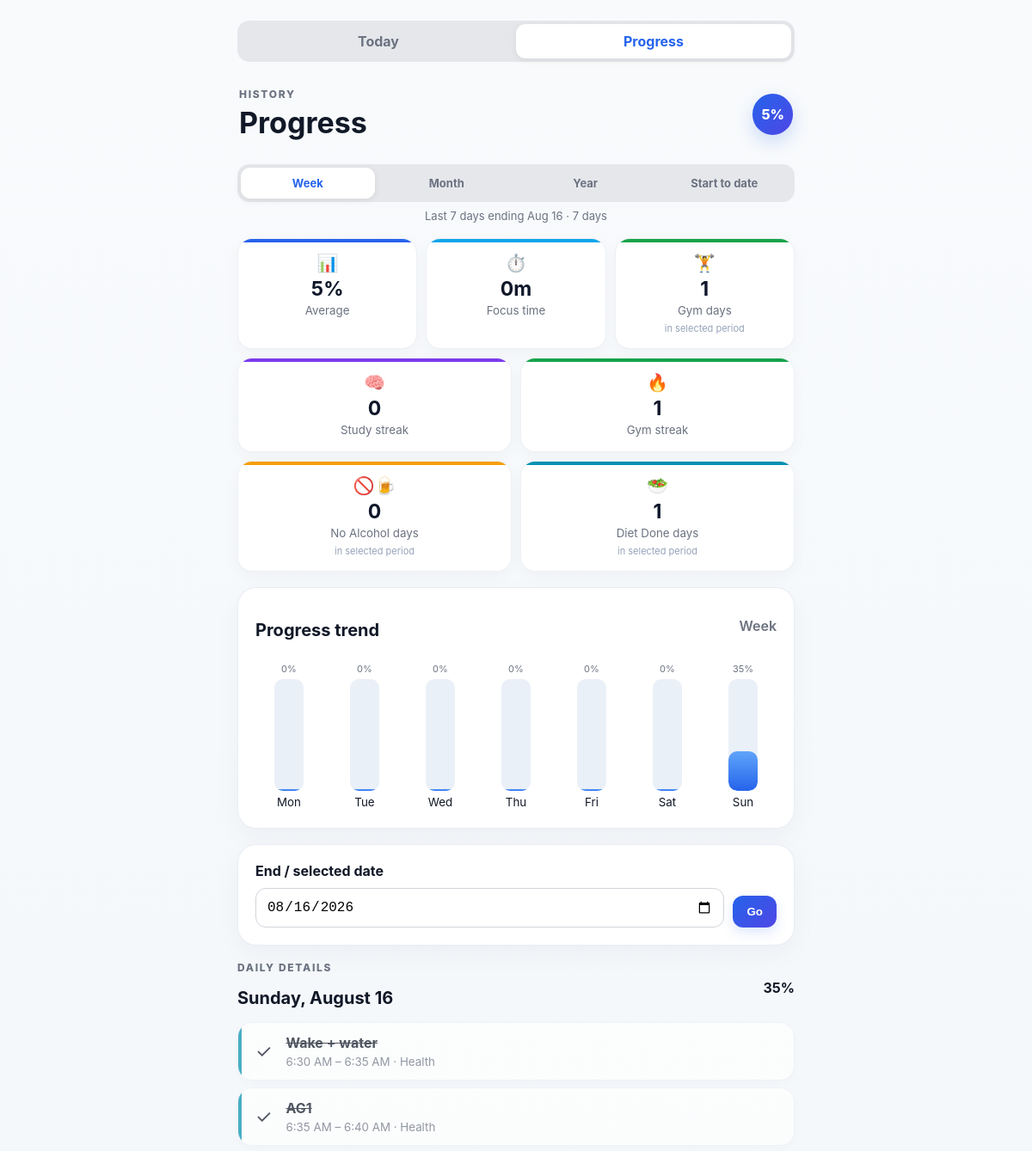
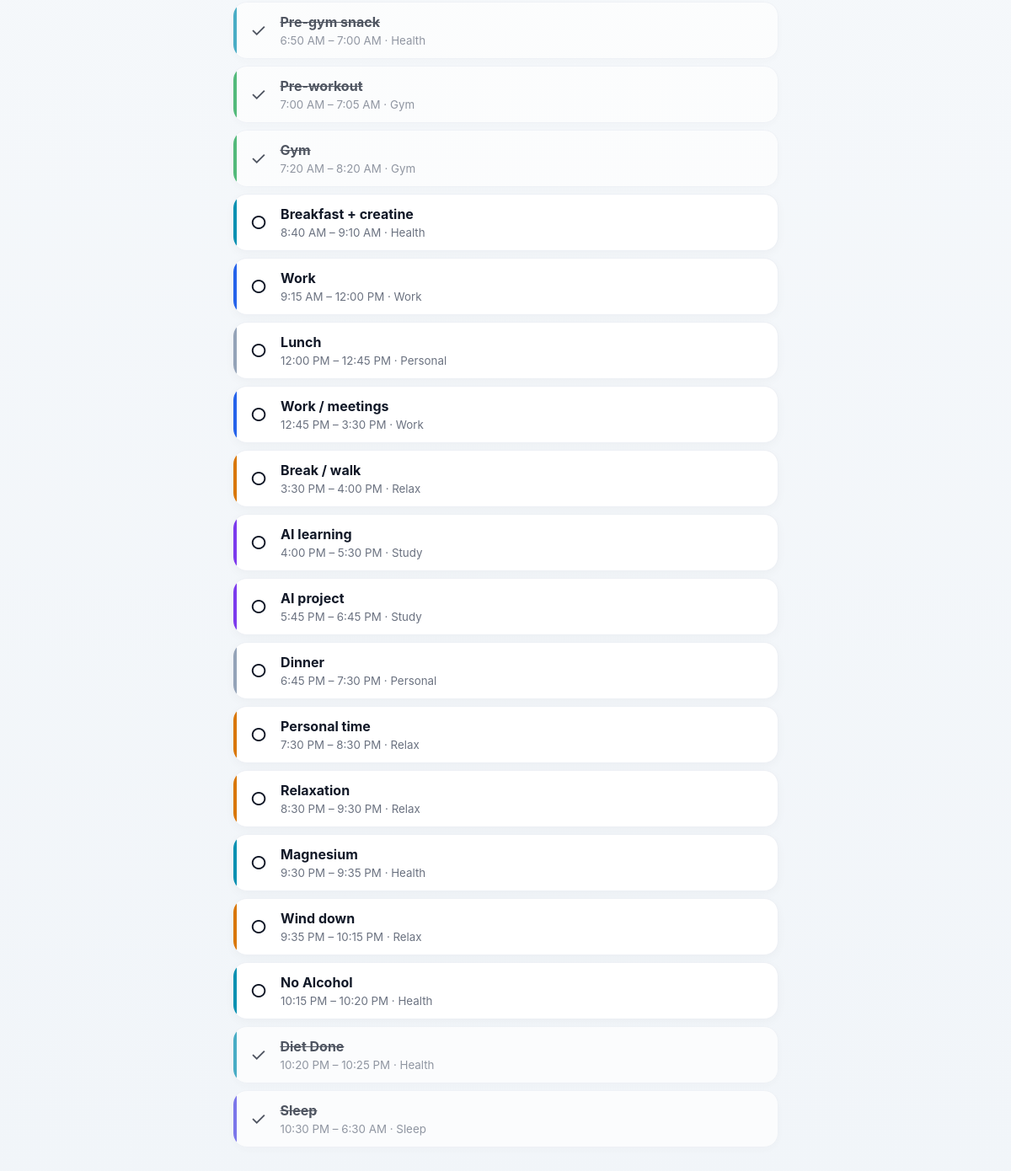
The app's page /history with its own data (2 pictures, top to bottom).
### app/models.py (models this page shows)
class Activity(Base):
    __tablename__='activities'; id=Column(Integer,primary_key=True); title=Column(String,nullable=False); start_time=Column(String,nullable=False); end_time=Column(String); category=Column(String,default='Personal'); recurring=Column(Boolean,default=True); reminder_enabled=Column(Boolean,default=False); reminder_offset=Column(Integer,default=0)

### app/main.py (the view)
@app.get('/history',response_class=HTMLResponse)
def history(request:Request,day:str|None=None,period:str='week',range_filter:str|None=Query(default=None, alias='range'),db:Session=Depends(get_db)):
 period = range_filter or period
 d=selected_date(day)
 today=date.today()
 if period=='month':
  start=d.replace(day=1); label=d.strftime('%B %Y')
 elif period=='year':
  start=date(d.year,1,1); label=str(d.year)
 elif period=='all':
  first_log=db.query(ActivityLog.log_date).order_by(ActivityLog.log_date.asc()).first()
  first_focus=db.query(FocusSession.session_date).order_by(FocusSession.session_date.asc()).first()
  candidates=[x[0] for x in (first_log,first_focus) if x and x[0]]
  start=min(candidates) if candidates else d
  label=f'{start.strftime("%b %d, %Y")} – {d.strftime("%b %d, %Y")}'
 else:
  period='week'; start=d-timedelta(days=6); label=f'Last 7 days ending {d.strftime("%b %d")}'
 if start>d:start=d
 acts,p=day_data(db,d)
 total_days=(d-start).days+1
 raw=[]
 for i in range(total_days):
  x=start+timedelta(days=i); _,pp=day_data(db,x); f=sum(s.minutes for s in db.query(FocusSession).filter(FocusSession.session_date==x).all()); raw.append({'date':x,'progress':pp,'focus':f})
 focus=sum(x['focus'] for x in raw)
 gymids=[a.id for a in db.query(Activity).filter(Activity.title=='Gym').all()]
 gym=db.query(ActivityLog).filter(ActivityLog.log_date>=start,ActivityLog.log_date<=d,ActivityLog.activity_id.in_(gymids),ActivityLog.completed==True).count() if gymids else 0
 no_alcohol_ids=[a.id for a in db.query(Activity).filter(Activity.title=='No Alcohol').all()]
 no_alcohol=db.query(ActivityLog).filter(ActivityLog.log_date>=start,ActivityLog.log_date<=d,ActivityLog.activity_id.in_(no_alcohol_ids),ActivityLog.completed==True).count() if no_alcohol_ids else 0
 diet_done_ids=[a.id for a in db.query(Activity).filter(Activity.title=='Diet Done').all()]
 diet_done=db.query(ActivityLog).filter(ActivityLog.log_date>=start,ActivityLog.log_date<=d,ActivityLog.activity_id.in_(diet_done_ids),ActivityLog.completed==True).count() if diet_done_ids else 0
 avg=round(sum(x['progress'] for x in raw)/len(raw)) if raw else 0
 if period in ('week','month'):
  chart=[{'label':x['date'].strftime('%a') if period=='week' else x['date'].strftime('%d'),'progress':x['progress'],'date':x['date']} for x in raw]
 else:
  buckets={}
  for x in raw:
   key=(x['date'].year,x['date'].month); buckets.setdefault(key,[]).append(x)
  chart=[]
  for (y,m),items in sorted(buckets.items()):
   chart.append({'label':date(y,m,1).strftime('%b') if period=='year' else date(y,m,1).strftime('%b %y'),'progress':round(sum(i['progress'] for i in items)/len(items)),'date':items[-1]['date']})
 return templates.TemplateResponse('history.html',{'request':request,'activities':acts,'progress':p,'day':d,'today':today,'days':chart,'focus_total':focus,'gym_total':gym,'no_alcohol_total':no_alcohol,'diet_done_total':diet_done,'avg':avg,'study_streak':streak(db,'Study'),'gym_streak':streak(db,'Gym'),'page':'history','range':period,'range_label':label,'range_days':total_days})

### app/templates/history.html (shortened to what this page needs)
<!doctype html><html><head><link rel="stylesheet" href="/static/style.css"></head><body><main>{% include '_nav.html' %}<header><div><p class="eyebrow">HISTORY</p><h1>Progress</h1></div><div class="ring">{{avg}}%</div></header>
<section class="range-tabs"><a class="{% if range=='week' %}active{% endif %}" href="/history?range=week&day={{day.isoformat()}}">Week</a><a class="{% if range=='month' %}active{% endif %}" href="/history?range=month&day={{day.isoformat()}}">Month</a><a class="{% if range=='year' %}active{% endif %}" href="/history?range=year&day={{day.isoformat()}}">Year</a><a class="{% if range=='all' %}active{% endif %}" href="/history?range=all&day={{day.isoformat()}}">Start to date</a></section>
<p class="range-label">{{range_label}} · {{range_days}} day{% if range_days != 1 %}s{% endif %}</p>
<section class="stats">
<div class="stat"><span class="stat-icon">📊</span><strong>{{avg}}%</strong><small>Average</small></div>
<div class="stat stat-focus"><span class="stat-icon">⏱️</span><strong>{{focus_total}}m</strong><small>Focus time</small></div>
<div class="stat stat-gym"><span class="stat-icon">🏋️</span><strong>{{gym_total}}</strong><small>Gym days</small><span class="stat-sub">in selected period</span></div>
</section>
<section class="stats two">
<div class="stat stat-study"><span class="stat-icon">🧠</span><strong>{{study_streak}}</strong><small>Study streak</small></div>
<div class="stat stat-gym"><span class="stat-icon">🔥</span><strong>{{gym_streak}}</strong><small>Gym streak</small></div>
</section>
<section class="stats two">
<div class="stat stat-noalcohol"><span class="stat-icon">🚫🍺</span><strong>{{no_alcohol_total}}</strong><small>No Alcohol days</small><span class="stat-sub">in selected period</span></div>
<div class="stat stat-diet"><span class="stat-icon">🥗</span><strong>{{diet_done_total}}</strong><small>Diet Done days</small><span class="stat-sub">in selected period</span></div>
</section>
<section class="card"><div class="section-title"><h2>Progress trend</h2><span>{{range|title}}</span></div><div class="chart {% if range in ['month','all'] %}chart-scroll{% endif %}">{% for d in days %}<a href="/history?day={{d.date.isoformat()}}&range={{range}}" class="bar-wrap"><div class="bar-value">{{d.progress}}%</div><div class="bar-track"><div class="bar" style="height:{{d.progress}}%"></div></div><small>{{d.label}}</small></a>{% endfor %}</div></section>
<section class="card"><form class="datepick" method="get" action="/history"><input type="hidden" name="range" value="{{range}}"><label for="day">End / selected date</label><input id="day" name="day" type="date" value="{{day.isoformat()}}"><button>Go</button></form></section>
<section><div class="section-title"><div><p class="eyebrow">DAILY DETAILS</p><h2>{{day.strftime('%A, %B %d')}}</h2></div><strong>{{progress}}%</strong></div>{% for a in activities %}<article data-category="{{a.category}}" class="activity {% if a.completed %}done{% endif %}"><span class="history-check">{% if a.completed %}✓{% else %}○{% endif %}</span><div class="activity-main"><strong>{{a.title}}</strong><small>{{a.start_time|time12}}{% if a.end_time %} – {{a.end_time|time12}}{% endif %} · {{a.category}}</small></div></article>{% endfor %}</section></main></body></html>

### records on screen
Activity: title "Wake + water", start_time "6:30 AM", end_time "6:35 AM", category "Health"
Activity: title "AG1", start_time "6:35 AM", end_time "6:40 AM", category "Health"
Activity: title "Pre-gym snack", start_time "6:50 AM", end_time "7:00 AM", category "Health"
Activity: title "Pre-workout", start_time "7:00 AM", end_time "7:05 AM", category "Gym"
Activity: title "Gym", start_time "7:20 AM", end_time "8:20 AM", category "Gym"
Activity: title "Breakfast + creatine", start_time "8:40 AM", end_time "9:10 AM", category "Health"
Activity: title "Work", start_time "9:15 AM", end_time "12:00 PM", category "Work"
Activity: title "Lunch", start_time "12:00 PM", end_time "12:45 PM", category "Personal"
Activity: title "Work / meetings", start_time "12:45 PM", end_time "3:30 PM", category "Work"
Activity: title "Break / walk", start_time "3:30 PM", end_time "4:00 PM", category "Relax"
Activity: title "AI learning", start_time "4:00 PM", end_time "5:30 PM", category "Study"
Activity: title "AI project", start_time "5:45 PM", end_time "6:45 PM", category "Study"
Activity: title "Dinner", start_time "6:45 PM", end_time "7:30 PM", category "Personal"
Activity: title "Personal time", start_time "7:30 PM", end_time "8:30 PM", category "Relax"
Activity: title "Relaxation", start_time "8:30 PM", end_time "9:30 PM", category "Relax"
Activity: title "Magnesium", start_time "9:30 PM", end_time "9:35 PM", category "Health"
Activity: title "Wind down", start_time "9:35 PM", end_time "10:15 PM", category "Relax"
Activity: title "No Alcohol", start_time "10:15 PM", end_time "10:20 PM", category "Health"
Activity: title "Diet Done", start_time "10:20 PM", end_time "10:25 PM", category "Health"
Activity: title "Sleep", start_time "10:30 PM", end_time "6:30 AM", category "Sleep"

### other values on screen
{{ avg }} "5"
{{ range_label }} "Last 7 days ending Aug 16"
{{ range_days }} "7"
{{ focus_total }} "0"
{{ gym_total }} "1"
{{ study_streak }} "0"
{{ gym_streak }} "1"
{{ no_alcohol_total }} "0"
{{ diet_done_total }} "1"
{{ range|title }} "Week"
{{ d.progress }} "0" "0" "0" "0" "0" "0" "35"
{{ d.label }} "Mon" "Tue" "Wed" "Thu" "Fri" "Sat" "Sun"
{{ day.strftime('%A, %B %d') }} "Sunday, August 16"
{{ progress }} "35"
